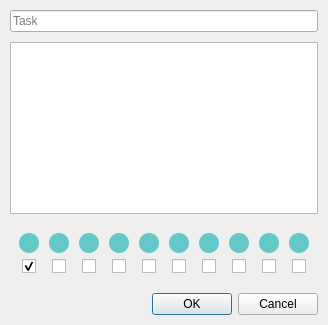
<?xml version="1.0" encoding="UTF-8"?>
<ui version="4.0">
 <class>AddTaskDialog</class>
 <widget class="QDialog" name="AddTaskDialog">
  <property name="geometry">
   <rect>
    <x>0</x>
    <y>0</y>
    <width>325</width>
    <height>325</height>
   </rect>
  </property>
  <property name="windowTitle">
   <string>Add Task</string>
  </property>
  <property name="windowIcon">
   <iconset resource="../resources.qrc">
    <normaloff>:/icons/icons/swift-notes.svg</normaloff>:/icons/icons/swift-notes.svg</iconset>
  </property>
  <layout class="QVBoxLayout" name="verticalLayout">
   <property name="spacing">
    <number>10</number>
   </property>
   <property name="leftMargin">
    <number>10</number>
   </property>
   <property name="topMargin">
    <number>10</number>
   </property>
   <property name="rightMargin">
    <number>10</number>
   </property>
   <property name="bottomMargin">
    <number>10</number>
   </property>
   <item>
    <widget class="QLineEdit" name="lineEditTaskname">
     <property name="placeholderText">
      <string>Task</string>
     </property>
    </widget>
   </item>
   <item>
    <widget class="QPlainTextEdit" name="plainTextEditDescription">
     <property name="plainText">
      <string/>
     </property>
     <property name="placeholderText">
      <string>Description (optional)</string>
     </property>
    </widget>
   </item>
   <item>
    <layout class="QHBoxLayout" name="horizontalLayout" stretch="0">
     <property name="spacing">
      <number>0</number>
     </property>
     <item>
      <widget class="QWidget" name="" native="true">
       <property name="sizePolicy">
        <sizepolicy hsizetype="Preferred" vsizetype="Preferred">
         <horstretch>0</horstretch>
         <verstretch>0</verstretch>
        </sizepolicy>
       </property>
       <layout class="QGridLayout" name="gridLayout">
        <property name="horizontalSpacing">
         <number>10</number>
        </property>
        <item row="0" column="0">
         <widget class="QFrame" name="color_1">
          <property name="minimumSize">
           <size>
            <width>20</width>
            <height>20</height>
           </size>
          </property>
          <property name="maximumSize">
           <size>
            <width>20</width>
            <height>20</height>
           </size>
          </property>
          <property name="styleSheet">
           <string notr="true">QFrame {
	background-color: rgb(100, 200, 200);
	border-radius: 10px;
}</string>
          </property>
          <property name="frameShape">
           <enum>QFrame::NoFrame</enum>
          </property>
          <property name="frameShadow">
           <enum>QFrame::Plain</enum>
          </property>
         </widget>
        </item>
        <item row="0" column="1">
         <widget class="QFrame" name="color_2">
          <property name="minimumSize">
           <size>
            <width>20</width>
            <height>20</height>
           </size>
          </property>
          <property name="maximumSize">
           <size>
            <width>20</width>
            <height>20</height>
           </size>
          </property>
          <property name="styleSheet">
           <string notr="true">background-color: rgb(100, 200, 200);
border-radius: 10px;
</string>
          </property>
          <property name="frameShape">
           <enum>QFrame::NoFrame</enum>
          </property>
          <property name="frameShadow">
           <enum>QFrame::Plain</enum>
          </property>
         </widget>
        </item>
        <item row="0" column="2">
         <widget class="QFrame" name="color_3">
          <property name="minimumSize">
           <size>
            <width>20</width>
            <height>20</height>
           </size>
          </property>
          <property name="maximumSize">
           <size>
            <width>20</width>
            <height>20</height>
           </size>
          </property>
          <property name="styleSheet">
           <string notr="true">background-color: rgb(100, 200, 200);
border-radius: 10px;
</string>
          </property>
          <property name="frameShape">
           <enum>QFrame::NoFrame</enum>
          </property>
          <property name="frameShadow">
           <enum>QFrame::Plain</enum>
          </property>
         </widget>
        </item>
        <item row="0" column="3">
         <widget class="QFrame" name="color_4">
          <property name="minimumSize">
           <size>
            <width>20</width>
            <height>20</height>
           </size>
          </property>
          <property name="maximumSize">
           <size>
            <width>20</width>
            <height>20</height>
           </size>
          </property>
          <property name="styleSheet">
           <string notr="true">background-color: rgb(100, 200, 200);
border-radius: 10px;
</string>
          </property>
          <property name="frameShape">
           <enum>QFrame::NoFrame</enum>
          </property>
          <property name="frameShadow">
           <enum>QFrame::Plain</enum>
          </property>
         </widget>
        </item>
        <item row="0" column="4">
         <widget class="QFrame" name="color_5">
          <property name="minimumSize">
           <size>
            <width>20</width>
            <height>20</height>
           </size>
          </property>
          <property name="maximumSize">
           <size>
            <width>20</width>
            <height>20</height>
           </size>
          </property>
          <property name="styleSheet">
           <string notr="true">background-color: rgb(100, 200, 200);
border-radius: 10px;
</string>
          </property>
          <property name="frameShape">
           <enum>QFrame::NoFrame</enum>
          </property>
          <property name="frameShadow">
           <enum>QFrame::Plain</enum>
          </property>
         </widget>
        </item>
        <item row="0" column="5">
         <widget class="QFrame" name="color_6">
          <property name="minimumSize">
           <size>
            <width>20</width>
            <height>20</height>
           </size>
          </property>
          <property name="maximumSize">
           <size>
            <width>20</width>
            <height>20</height>
           </size>
          </property>
          <property name="styleSheet">
           <string notr="true">background-color: rgb(100, 200, 200);
border-radius: 10px;
</string>
          </property>
          <property name="frameShape">
           <enum>QFrame::NoFrame</enum>
          </property>
          <property name="frameShadow">
           <enum>QFrame::Plain</enum>
          </property>
         </widget>
        </item>
        <item row="0" column="6">
         <widget class="QFrame" name="color_7">
          <property name="minimumSize">
           <size>
            <width>20</width>
            <height>20</height>
           </size>
          </property>
          <property name="maximumSize">
           <size>
            <width>20</width>
            <height>20</height>
           </size>
          </property>
          <property name="styleSheet">
           <string notr="true">background-color: rgb(100, 200, 200);
border-radius: 10px;
</string>
          </property>
          <property name="frameShape">
           <enum>QFrame::NoFrame</enum>
          </property>
          <property name="frameShadow">
           <enum>QFrame::Plain</enum>
          </property>
         </widget>
        </item>
        <item row="0" column="7">
         <widget class="QFrame" name="color_8">
          <property name="minimumSize">
           <size>
            <width>20</width>
            <height>20</height>
           </size>
          </property>
          <property name="maximumSize">
           <size>
            <width>20</width>
            <height>20</height>
           </size>
          </property>
          <property name="styleSheet">
           <string notr="true">background-color: rgb(100, 200, 200);
border-radius: 10px;
</string>
          </property>
          <property name="frameShape">
           <enum>QFrame::NoFrame</enum>
          </property>
          <property name="frameShadow">
           <enum>QFrame::Plain</enum>
          </property>
         </widget>
        </item>
        <item row="0" column="8">
         <widget class="QFrame" name="color_9">
          <property name="minimumSize">
           <size>
            <width>20</width>
            <height>20</height>
           </size>
          </property>
          <property name="maximumSize">
           <size>
            <width>20</width>
            <height>20</height>
           </size>
          </property>
          <property name="styleSheet">
           <string notr="true">background-color: rgb(100, 200, 200);
border-radius: 10px;
</string>
          </property>
          <property name="frameShape">
           <enum>QFrame::NoFrame</enum>
          </property>
          <property name="frameShadow">
           <enum>QFrame::Plain</enum>
          </property>
         </widget>
        </item>
        <item row="0" column="9">
         <widget class="QFrame" name="color_10">
          <property name="minimumSize">
           <size>
            <width>20</width>
            <height>20</height>
           </size>
          </property>
          <property name="maximumSize">
           <size>
            <width>20</width>
            <height>20</height>
           </size>
          </property>
          <property name="styleSheet">
           <string notr="true">background-color: rgb(100, 200, 200);
border-radius: 10px;
</string>
          </property>
          <property name="frameShape">
           <enum>QFrame::NoFrame</enum>
          </property>
          <property name="frameShadow">
           <enum>QFrame::Plain</enum>
          </property>
         </widget>
        </item>
        <item row="1" column="0" alignment="Qt::AlignHCenter">
         <widget class="QCheckBox" name="checkBox_1">
          <property name="autoFillBackground">
           <bool>false</bool>
          </property>
          <property name="styleSheet">
           <string notr="true"/>
          </property>
          <property name="text">
           <string/>
          </property>
          <property name="checked">
           <bool>true</bool>
          </property>
          <attribute name="buttonGroup">
           <string notr="true">buttonGroup</string>
          </attribute>
         </widget>
        </item>
        <item row="1" column="1" alignment="Qt::AlignHCenter">
         <widget class="QCheckBox" name="checkBox_2">
          <property name="text">
           <string/>
          </property>
          <attribute name="buttonGroup">
           <string notr="true">buttonGroup</string>
          </attribute>
         </widget>
        </item>
        <item row="1" column="2" alignment="Qt::AlignHCenter">
         <widget class="QCheckBox" name="checkBox_3">
          <property name="layoutDirection">
           <enum>Qt::LeftToRight</enum>
          </property>
          <property name="text">
           <string/>
          </property>
          <attribute name="buttonGroup">
           <string notr="true">buttonGroup</string>
          </attribute>
         </widget>
        </item>
        <item row="1" column="3" alignment="Qt::AlignHCenter">
         <widget class="QCheckBox" name="checkBox_4">
          <property name="text">
           <string/>
          </property>
          <attribute name="buttonGroup">
           <string notr="true">buttonGroup</string>
          </attribute>
         </widget>
        </item>
        <item row="1" column="4" alignment="Qt::AlignHCenter">
         <widget class="QCheckBox" name="checkBox_5">
          <property name="text">
           <string/>
          </property>
          <attribute name="buttonGroup">
           <string notr="true">buttonGroup</string>
          </attribute>
         </widget>
        </item>
        <item row="1" column="5" alignment="Qt::AlignHCenter">
         <widget class="QCheckBox" name="checkBox_6">
          <property name="text">
           <string/>
          </property>
          <attribute name="buttonGroup">
           <string notr="true">buttonGroup</string>
          </attribute>
         </widget>
        </item>
        <item row="1" column="6" alignment="Qt::AlignHCenter">
         <widget class="QCheckBox" name="checkBox_7">
          <property name="text">
           <string/>
          </property>
          <attribute name="buttonGroup">
           <string notr="true">buttonGroup</string>
          </attribute>
         </widget>
        </item>
        <item row="1" column="7" alignment="Qt::AlignHCenter">
         <widget class="QCheckBox" name="checkBox_8">
          <property name="text">
           <string/>
          </property>
          <attribute name="buttonGroup">
           <string notr="true">buttonGroup</string>
          </attribute>
         </widget>
        </item>
        <item row="1" column="8" alignment="Qt::AlignHCenter">
         <widget class="QCheckBox" name="checkBox_9">
          <property name="text">
           <string/>
          </property>
          <attribute name="buttonGroup">
           <string notr="true">buttonGroup</string>
          </attribute>
         </widget>
        </item>
        <item row="1" column="9" alignment="Qt::AlignHCenter">
         <widget class="QCheckBox" name="checkBox_10">
          <property name="text">
           <string/>
          </property>
          <attribute name="buttonGroup">
           <string notr="true">buttonGroup</string>
          </attribute>
         </widget>
        </item>
       </layout>
      </widget>
     </item>
    </layout>
   </item>
   <item>
    <widget class="QDialogButtonBox" name="buttonBoxAddCancelTask">
     <property name="orientation">
      <enum>Qt::Horizontal</enum>
     </property>
     <property name="standardButtons">
      <set>QDialogButtonBox::Cancel|QDialogButtonBox::Ok</set>
     </property>
    </widget>
   </item>
  </layout>
 </widget>
 <resources>
  <include location="../resources.qrc"/>
 </resources>
 <connections>
  <connection>
   <sender>buttonBoxAddCancelTask</sender>
   <signal>accepted()</signal>
   <receiver>AddTaskDialog</receiver>
   <slot>accept()</slot>
   <hints>
    <hint type="sourcelabel">
     <x>248</x>
     <y>254</y>
    </hint>
    <hint type="destinationlabel">
     <x>157</x>
     <y>274</y>
    </hint>
   </hints>
  </connection>
  <connection>
   <sender>buttonBoxAddCancelTask</sender>
   <signal>rejected()</signal>
   <receiver>AddTaskDialog</receiver>
   <slot>reject()</slot>
   <hints>
    <hint type="sourcelabel">
     <x>316</x>
     <y>260</y>
    </hint>
    <hint type="destinationlabel">
     <x>286</x>
     <y>274</y>
    </hint>
   </hints>
  </connection>
 </connections>
 <buttongroups>
  <buttongroup name="buttonGroup"/>
 </buttongroups>
</ui>
